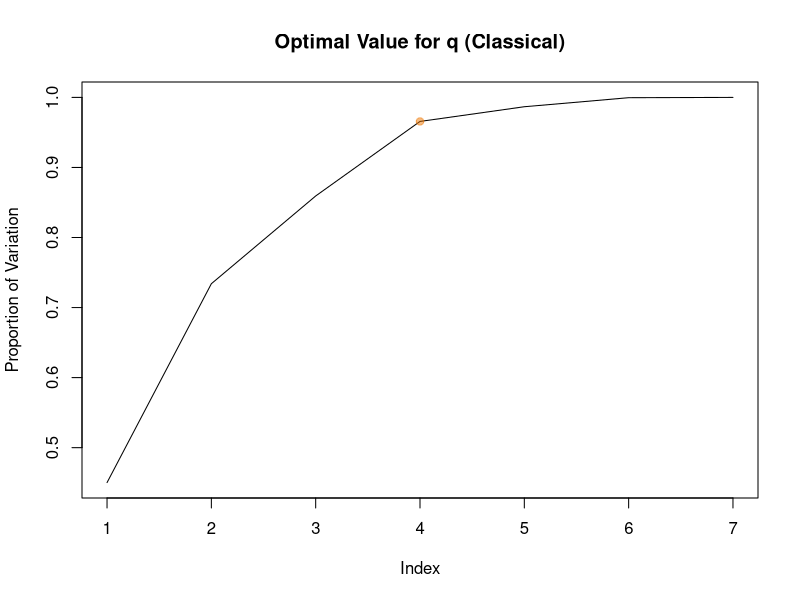
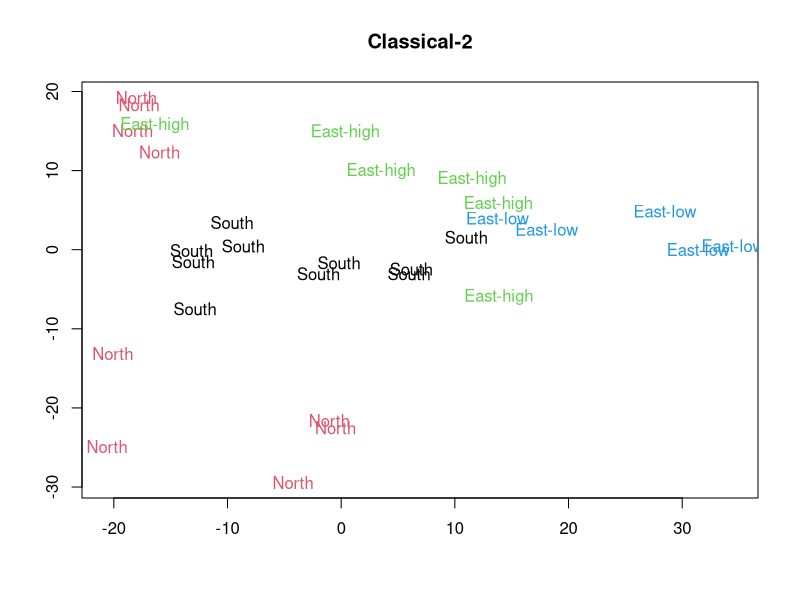
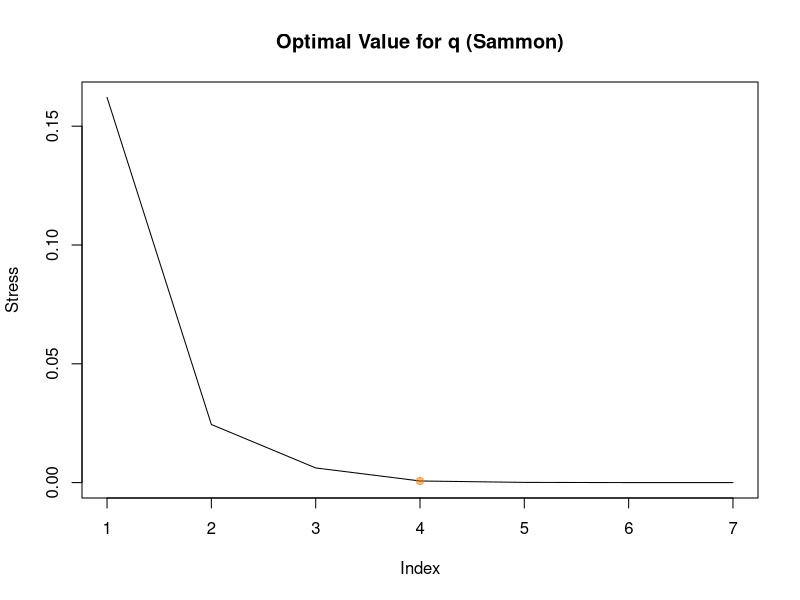
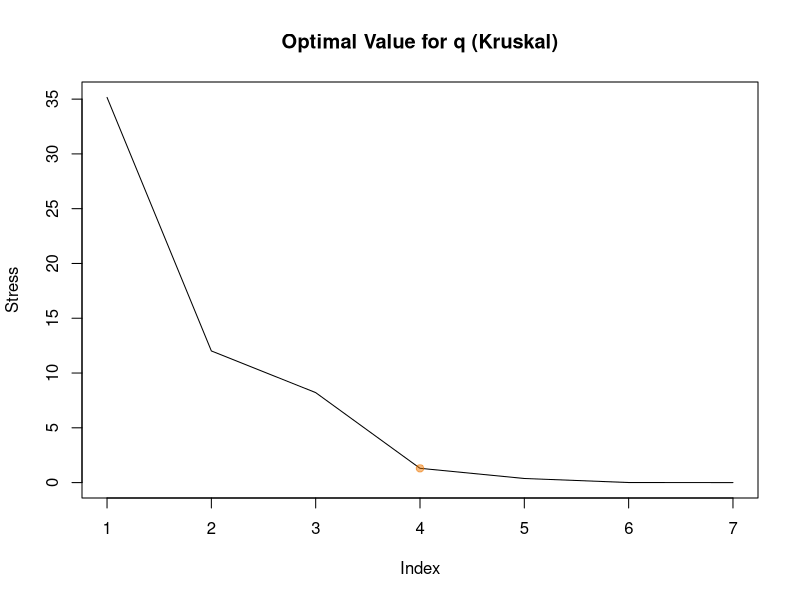
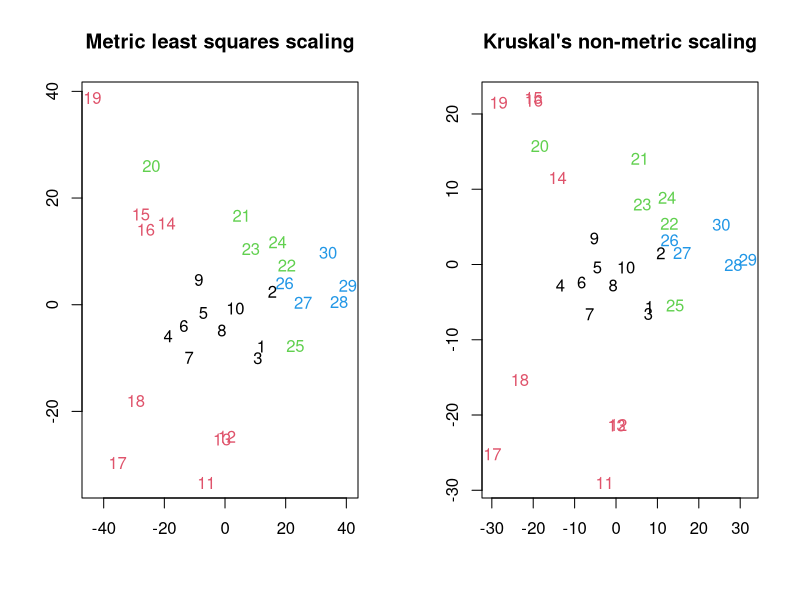
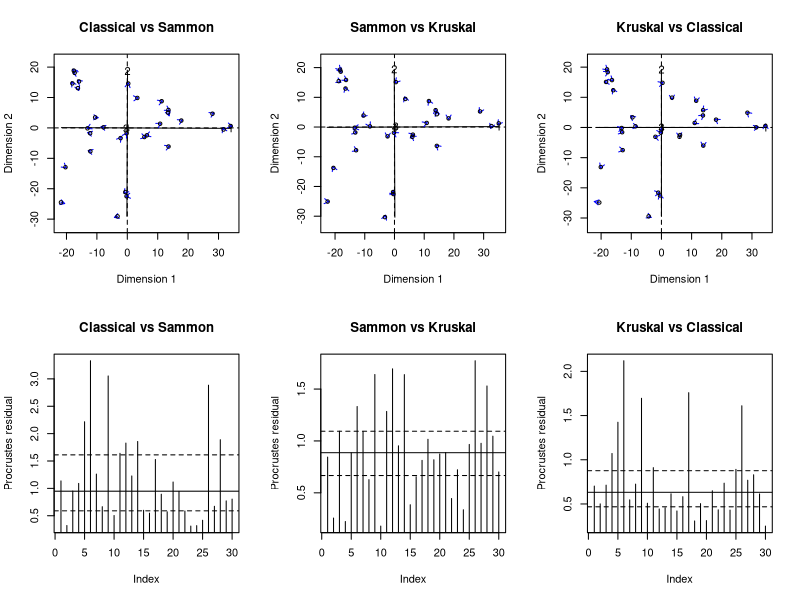
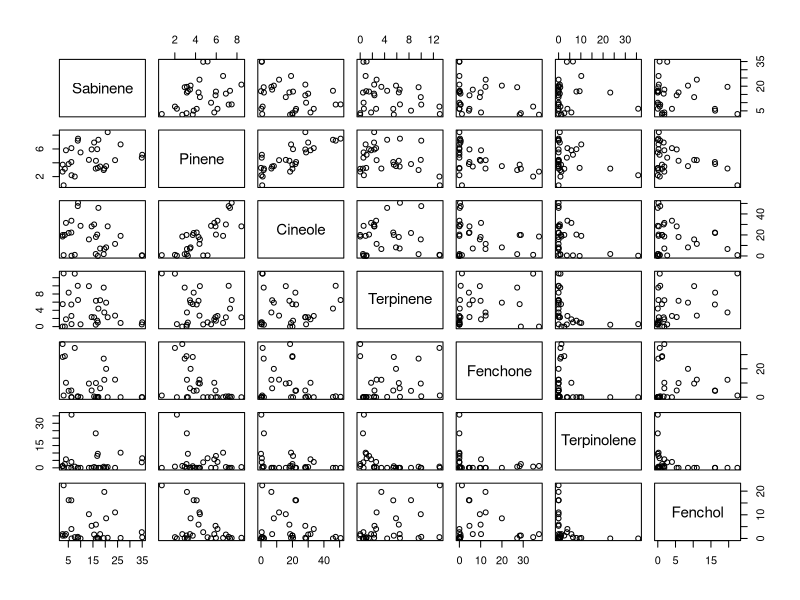
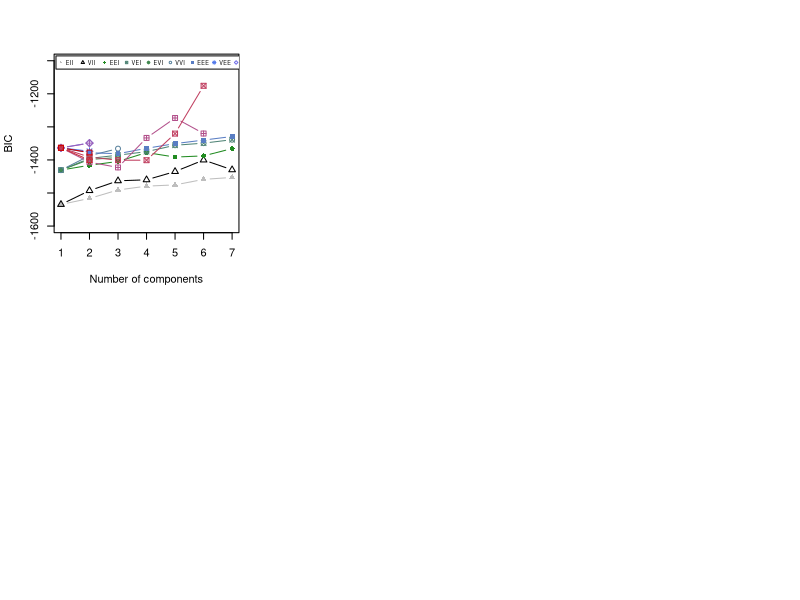

The R source for these figures, in order:
## ---- chunk 1
# Import the data.
hyptis<-read.csv("Hyptis.csv")
# summary(hyptis)
# Get all numerical data 
# decided to not scale at the moment because they are the concentration and measured using the terpene measures
hyptis_data<-(hyptis[,-8])
## ---- chunk 2
library(mclust)
# generate the cmdscale based on the different k
loc1 = cmdscale(dist(hyptis_data), k=1, eig=TRUE)
loc2 = cmdscale(dist(hyptis_data), k=2, eig=TRUE)
loc3 = cmdscale(dist(hyptis_data), k=3, eig=TRUE)
loc4 = cmdscale(dist(hyptis_data), k=4, eig=TRUE)
loc5 = cmdscale(dist(hyptis_data), k=5, eig=TRUE)
loc6 = cmdscale(dist(hyptis_data), k=6, eig=TRUE)
loc7 = cmdscale(dist(hyptis_data), k=7, eig=TRUE)

# proportion of variation
x<- c(sum(abs(loc1$eig[1:1]))/sum(abs(loc1$eig)),
sum(abs(loc2$eig[1:2]))/sum(abs(loc2$eig)),
sum(abs(loc3$eig[1:3]))/sum(abs(loc3$eig)),
sum(abs(loc4$eig[1:4]))/sum(abs(loc4$eig)),
sum(abs(loc5$eig[1:5]))/sum(abs(loc5$eig)),
sum(abs(loc6$eig[1:6]))/sum(abs(loc6$eig)),
sum(abs(loc7$eig[1:7]))/sum(abs(loc7$eig)))

plot(x ,type = "l", ylab = "Proportion of Variation", main ="Optimal Value for q (Classical)")
points(4,sum(abs(loc4$eig[1:4]))/sum(abs(loc4$eig)), pch = 19, col = adjustcolor("darkorange2", 0.5))

# 4 dimension is the best answer! to avoid the overfitting and get enough representation of the data
## ---- chunk 3
# Code the geographical location of each plant.
S = which(hyptis[,8] == "South")
N = which(hyptis[,8] == "North")
EH = which(hyptis[,8] == "East-high")
EL = which(hyptis[,8] == "East-low")

x2=loc2$points[,1]
y2=loc2$points[,2]
cols=c(rep(1,10),rep(2,9),rep(3,6),rep(4,5))
plot(x2, y2, type="n", xlab="", ylab="", main="Classical-2")
text(x2, y2, hyptis[c(S,N,EH,EL),8], cex=1, col=cols)
## ---- chunk 4
library(MASS)
# SAMMON
# generate the sammon based on the different k
loc11 = sammon(dist(hyptis_data), k=1)
loc21 = sammon(dist(hyptis_data), k=2)
loc31 = sammon(dist(hyptis_data), k=3)
loc41 = sammon(dist(hyptis_data), k=4)
loc51 = sammon(dist(hyptis_data), k=5)
loc61 = sammon(dist(hyptis_data), k=6)
loc71 = sammon(dist(hyptis_data), k=7)

# the stress 
x1<- c(loc11$stress,loc21$stress,loc31$stress,loc41$stress,loc51$stress
       ,loc61$stress,loc71$stress)

# minimizing the stress
plot(x1 ,type = "l", ylab = "Stress", main ="Optimal Value for q (Sammon)")
points(4,loc41$stress, pch = 19, col = adjustcolor("darkorange2", 0.5))

# 4 dimension is the best answer! to avoid the overfitting and get enough representation of the data while minimizing the stress
## ---- chunk 5
# Kruskal
# generate the isoMDS based on the different k
loc12 = isoMDS(dist(hyptis_data), k=1)
loc22 = isoMDS(dist(hyptis_data), k=2)
loc32 = isoMDS(dist(hyptis_data), k=3)
loc42 = isoMDS(dist(hyptis_data), k=4)
loc52 = isoMDS(dist(hyptis_data), k=5)
loc62 = isoMDS(dist(hyptis_data), k=6)
loc72 = isoMDS(dist(hyptis_data), k=7)

# the stress 
x2<- c(loc12$stress,loc22$stress,loc32$stress,loc42$stress,loc52$stress
       ,loc62$stress,loc72$stress)

# minimizing the stress
plot(x2 ,type = "l", ylab = "Stress", main ="Optimal Value for q (Kruskal)")
points(4,loc42$stress, pch = 19, col = adjustcolor("darkorange2", 0.5))

# 4 dimension is the best answer! to avoid the overfitting and get enough representation of the data while minimizing the stress
## ---- chunk 6
x21 = loc11$points[,1]
y21 = loc21$points[,2]
x22 = loc12$points[,1]
y22 = loc22$points[,2]

par(mfrow=c(1,2))
plot(x21, y21, type="n", xlab="", ylab="",main="Metric least squares scaling")
text(x21, y21, #hyptis[c(S,N,EH,EL),8], 
     cex=1, col=cols)
plot(x22, y22, type="n", xlab="", ylab="", main="Kruskal's non-metric scaling")
text(x22, y22, #hyptis[c(S,N,EH,EL),8], 
     cex=1, col=cols)
## ---- chunk 7
 #install.packages("vegan")
 library(vegan)
 proc12 = procrustes(loc4$points, loc41$points)
 proc23 = procrustes(loc41$points, loc42$points)
 proc31 = procrustes(loc42$points, loc4$points)
 
 par(mfrow=c(2,3))
 plot(proc12, main = "Classical vs Sammon")
 plot(proc23, main = "Sammon vs Kruskal")
 plot(proc31, main= "Kruskal vs Classical")
 plot(proc12, kind=2, main = "Classical vs Sammon")
 plot(proc23, kind=2, main = "Sammon vs Kruskal")
 plot(proc31, kind=2, main= "Kruskal vs Classical")
## ---- chunk 8
# Clustering the data, checking the pairs plot first
library(mclust)
# we can visualize the data with this plot
pairs(hyptis_data)
## ---- chunk 9
res = Mclust(hyptis_data, G=1:7, verbose = FALSE)
summary(res)
## ---- chunk 10
#will give us the BIC and top 3 models
res$BIC 
plot(res, what="BIC", legendArgs = list(x="topleft", cex=0.5,horiz=T),ylim=c(-1600, -1100))
## ---- chunk 11
plot(res, what="classification")
## ---- chunk 12
plot(res, what="uncertainty")

## ---- chunk 13
table(res$classification) # see cluster size
